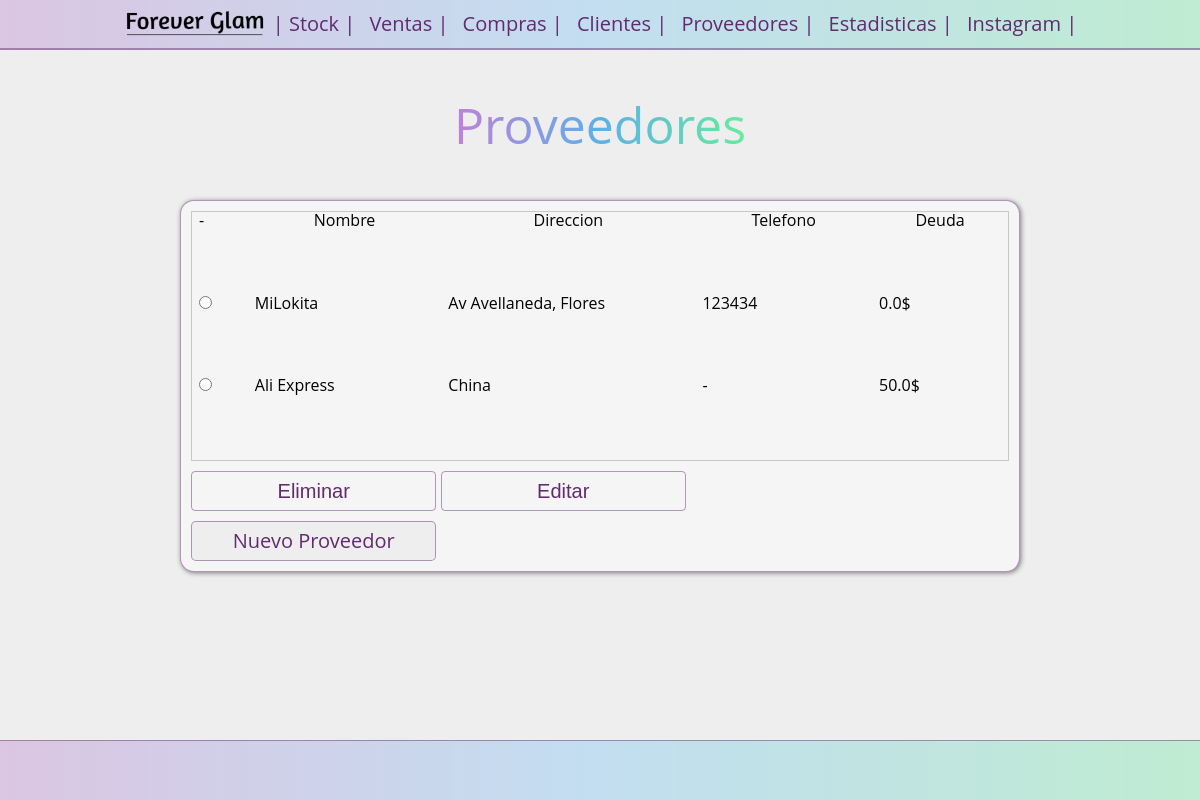
The app's page /supplier/ with its own data.
### supplier/models.py (models this page shows, shortened)
class Supplier(models.Model):
    name = models.CharField(max_length=100)
    tlf = models.CharField(max_length=15, default='')
    debt = models.FloatField(default=0)
    address = models.CharField(max_length=100)

### supplier/views.py (the view)
# urls.py: path("",  views.index, name= "index"),
def index(request):
    supplier_list = Supplier.objects.all()
    return render(request, "supplier/index.html",{
        'supplier_list' : supplier_list
    })

### supplier/templates/supplier/index.html (shortened to what this page needs)
{% load static %}
<!DOCTYPE html>
<html lang="es">
<head>
    <link rel="stylesheet" href="{% static 'stock/reset.css' %}">
    <link rel="stylesheet" href="{% static 'stock/style_g.css' %}">
</head>
<body>
        <header>
            <nav>
                <figure>
                    <a href="{% url 'stock:index'%}"><img src="{% static 'stock/images/logo_negro.png'  %}" alt=" logo"class="image"></a>
                </figure>
                <ul class="main-nav">
                    <li><a href="{% url 'stock:index'%}">| Stock</a></li>
                    <li><a href="{% url 'sells:index'%}">Ventas</a></li>
                    <li><a href="#">Compras</a></li>
                    <li><a href="{% url 'clients:index'%}">Clientes</a></li>
                    <li><a href="{% url 'supplier:index'%}">Proveedores</a></li>
                    <li><a href="#">Estadisticas</a></li>
                    <li><a href="https://www.instagram.com/foreverglam.ya/?hl=es">Instagram</a></li>
                </ul>
            </nav>
            <h1 class="titulo">Proveedores</h1>
        </header>
    {% if supplier_list %}
        <main>
        <form action="{% url 'supplier:update_or_delete'%}" method="post" class="main-form">
            <div class="table-container">
                <table class="main-table">
                    <tr>
                    <td >-</td>
                    <th id="nombre"><strong>Nombre </strong></th>
                    <th ><strong> Direccion </strong></th>
                    <th ><strong> Telefono </strong></th>
                    <th ><strong> Deuda </strong></th>
                    </tr>
                    {% for choice in supplier_list  %}
                            <tr class="main-table__row">
                            <td><input
                                type="radio"
                                name="choice"
                                id="choice{{ forloop.counter }}"
                                value="{{choice.id}}"></td>
                            <label for="choice{{ forloop.counter }}">
                                <td>{{choice.name}}</td>
                                <td>{{choice.address}}</td>
                                <td>{{choice.tlf}}</td>
                                <td>{{choice.debt}}$</td>
                                </tr>
                    {% endfor %}
                </table>
            </div>
            <input type="submit" name="action" value="Eliminar">
            <input type="submit" name="action" value="Editar">
            <a href="{% url 'supplier:new'%}" class="button_grillo" >Nuevo Proveedor</a>
        </form>
        </main>
    {% else %}
        <p class="titulo">No hay proveedores.</p>
        <a href="{% url 'supplier:new'%}" class="button_grillo" >Nuevo Proveedor</a>
    {% endif %}
    <footer>
    </footer>
</body>

### stock/static/stock/style_g.css (style rules this page uses)
* { box-sizing: border-box; margin: 0; padding: 0; }
html { font-family: 'Open Sans', 'Helvetica Neue', sans-serif; }
body { background-color: #eee; }
header { align-items: center; justify-content: center; display: flex; flex-direction: column; }
.titulo { margin: 50px; align-items: center; background: linear-gradient( to right, #c080da, #5db0e7, #67eb9e ); -webkit-background-clip: text; -webkit-text-fill-color: transparent; font-size: 50px; }
main { align-items: center; justify-content: center; display: flex; flex-direction: column; }
nav { background: linear-gradient( to right, #d2b4deb2, #aed6f1b0, #abebc6b4 ); border-bottom: 2px solid #612b6e77; width: 100%; height: 50px; align-items: center; justify-content: center; display: inline-flex; }
.main-nav { color: transparent; margin-top: 10px; list-style: none; margin-bottom: 10px; }
.main-nav li { display: inline-block; }
.main-nav a { color: #612b6e; padding: 5px; text-decoration: none; font-size: 20px; }
.main-nav a::after { content: " |"; }
.main-form { align-items: left; justify-content: left; background: #f5f5f5; border: 1px solid #612b6e77; border-radius: 14px; padding: 10px; margin-bottom: 20px; width: 70%; box-shadow: 1px 1px 5px 0 #0000007c; }
label { font-weight: bold; font-size: 14 px; margin-top: 10px; margin-bottom: 4 px; color: purple; }
input[type="submit"] { background: transparent; color: #612b6e; border-radius: 4px; border: 1px solid #612b6e77; width: 30%; height: 40px; margin-top: 10px; font-size: 20px; }
.button_grillo { padding: 5px; padding-top: 9px; margin-top: 10px; width: 30%; height: 40px; font-size: 20px; background: #eee; color: #612b6e; border-radius: 5px; border: 1px solid #612b6e77; align-items: center; display: flex; flex-direction: column; text-decoration: none; }
.table-container { overflow: scroll; height: 250px; }
.main-table { border: 1px solid rgb(200, 200, 200); background: transparent; padding: 4px; height: 100%; width: 100%; }
.main-table__row { border: 2px #292a2c !important; }
.main-table tr th { text-align: center; color: black; border: 4px #000000; }
.main-table tr td { padding-left: 7px; text-align: left; border: 7px #292a2c; width: 20px; height: 10px; }
#nombre { border: 2px black; }
footer { background: linear-gradient( to right, #d2b4deb2, #aed6f1b0, #abebc6b4 ); position: absolute; bottom: 0; border-top: 1px solid #612b6e77; width: 100%; height: 60px; align-items: center; justify-content: center; display: flex; flex-direction: column; }
.image { width: 150px; height: auto; }
figure { float: left; }

### records on screen
Supplier: name "MiLokita", address "Av Avellaneda, Flores", tlf "123434", debt "0.0"
Supplier: name "Ali Express", address "China", tlf "-", debt "50.0"
